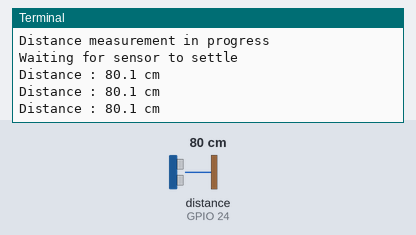
This program was run on a simulated Raspberry Pi (BCM pin numbers). On the bench: the last lines printed to the terminal. Inputs (shaded band) come from the test bench; at power-on: distance to the obstacle (sensor on GPIO 24) 80 cm. The echo pulse lasts 58.3 µs per cm; the clock reads 2024-03-15 10:24:30 at power-on unless the program sets it.

Above: at 3.2 s.
3.3 s: distance to the obstacle (sensor on GPIO 24) set to 2 cm
At 3.88 s:
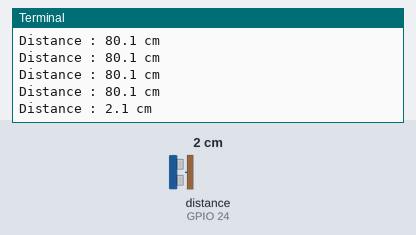
4.8 s: distance to the obstacle (sensor on GPIO 24) set to 4 cm
At 5.08 s:
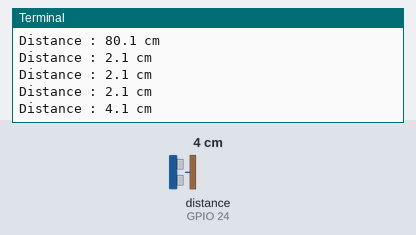
Timing chart, 0 to 7.8 s (numbered marks = the images above; inputs shaded):
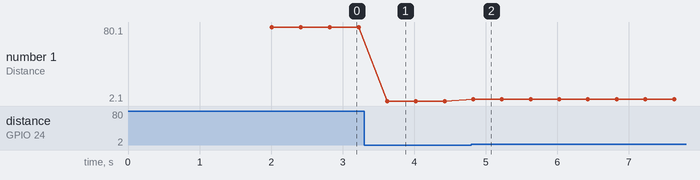

The program:

HC_SR04.py
```python
#-*-coding:utf-8-*-

# 필요한 라이브러리를 불러옵니다.
import RPi.GPIO as GPIO
import time

GPIO.setmode(GPIO.BCM)
GPIO.setwarnings(False)

#센서에 연결한 Trig와 Echo 핀의 핀 번호 설정
TRIG = 23
ECHO = 24
print("Distance measurement in progress")

#Trig와 Echo 핀의 출력/입력 설정
GPIO.setup(TRIG,GPIO.OUT)
GPIO.setup(ECHO,GPIO.IN)

#Trig핀의 신호를 0으로 출력
GPIO.output(TRIG, False)
print("Waiting for sensor to settle")
time.sleep(2)

try:
    while True:
        GPIO.output(TRIG, True)   # Triger 핀에  펄스신호를 만들기 위해 1 출력
        time.sleep(0.00001)       # 10µs 딜레이
        GPIO.output(TRIG, False)

        while GPIO.input(ECHO)==0:
            start = time.time()  # Echo 핀 상승 시간
        while GPIO.input(ECHO)==1:
            stop= time.time()  # Echo 핀 하강 시간

        check_time = stop - start
        distance = check_time * 34300 / 2
        print("Distance : %.1f cm" % distance)
        time.sleep(0.4) # 0.4초 간격으로 센서 측정

except KeyboardInterrrupt:
    print("Measurement stopped by User")
    GPIO.cleanup()
```

Measured:
- after the input at 3.3 s, the terminal: prints a new line after 0.32 s (image 1)
- after the input at 4.8 s, the terminal: prints a new line at once (image 2)
- plotted number 1: 80.1 → 2.1 after the input at 3.3 s, 2.1 → 4.1 after the input at 4.8 s
